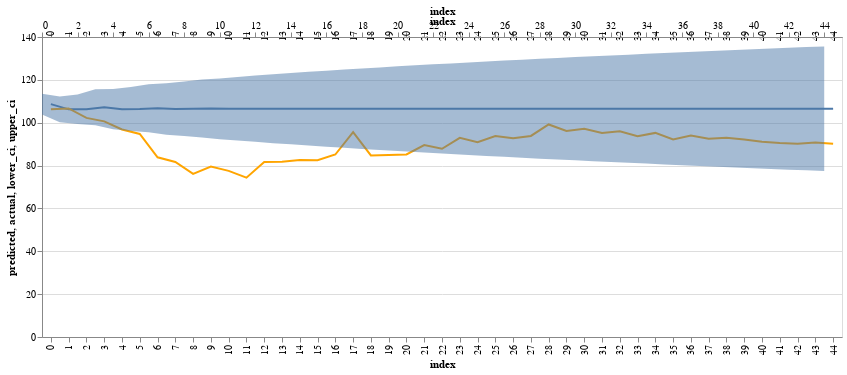

The notebook cell saved with this chart:
### Code cell
#TODO: fix top x-axis
line_predicted_elec + line_actual_elec + band_elec

### Figure 1 — Vega-Lite specification as saved in the notebook (floating-point values rounded to 4 significant figures)
{"config": {"view": {"continuousWidth": 400, "continuousHeight": 300}}, "layer": [{"mark": "line", "encoding": {"x": {"type": "ordinal", "field": "index"}, "y": {"type": "quantitative", "field": "predicted"}}, "width": 800}, {"mark": {"type": "line", "color": "orange"}, "encoding": {"x": {"type": "ordinal", "field": "index"}, "y": {"type": "quantitative", "field": "actual"}}, "width": 800}, {"mark": {"type": "area", "opacity": 0.5}, "encoding": {"x": {"type": "quantitative", "field": "index"}, "y": {"type": "quantitative", "field": "lower_ci"}, "y2": {"field": "upper_ci"}}, "width": 800}], "data": {"name": "data-a038e8ca6b9fe4254d9e7454a27d0236"}, "$schema": "https://vega.github.io/schema/vega-lite/v4.8.1.json", "datasets": {"data-a038e8ca6b9fe4254d9e7454a27d0236": [{"index": 0, "predicted": 108.7, "actual": 106.3, "lower_ci": 103.8, "upper_ci": 113.5}, {"index": 1, "predicted": 106.2, "actual": 106.7, "lower_ci": 100.2, "upper_ci": 112.3}, {"index": 2, "predicted": 106.3, "actual": 102.3, "lower_ci": 99.37, "upper_ci": 113.2}, {"index": 3, "predicted": 107.2, "actual": 100.6, "lower_ci": 98.77, "upper_ci": 115.6}, {"index": 4, "predicted": 106.3, "actual": 96.83, "lower_ci": 96.9, "upper_ci": 115.7}, {"index": 5, "predicted": 106.4, "actual": 94.75, "lower_ci": 96.19, "upper_ci": 116.7}, {"index": 6, "predicted": 106.8, "actual": 83.88, "lower_ci": 95.54, "upper_ci": 118.0}, {"index": 7, "predicted": 106.4, "actual": 81.66, "lower_ci": 94.41, "upper_ci": 118.4}, {"index": 8, "predicted": 106.5, "actual": 76.13, "lower_ci": 93.76, "upper_ci": 119.3}, {"index": 9, "predicted": 106.6, "actual": 79.54, "lower_ci": 93.11, "upper_ci": 120.1}, {"index": 10, "predicted": 106.5, "actual": 77.54, "lower_ci": 92.3, "upper_ci": 120.7}, {"index": 11, "predicted": 106.5, "actual": 74.34, "lower_ci": 91.7, "upper_ci": 121.3}, {"index": 12, "predicted": 106.6, "actual": 81.65, "lower_ci": 91.1, "upper_ci": 122.0}, {"index": 13, "predicted": 106.5, "actual": 81.79, "lower_ci": 90.45, "upper_ci": 122.6}, {"index": 14, "predicted": 106.5, "actual": 82.63, "lower_ci": 89.89, "upper_ci": 123.2}, {"index": 15, "predicted": 106.5, "actual": 82.47, "lower_ci": 89.34, "upper_ci": 123.7}, {"index": 16, "predicted": 106.5, "actual": 85.16, "lower_ci": 88.78, "upper_ci": 124.3}, {"index": 17, "predicted": 106.5, "actual": 95.63, "lower_ci": 88.26, "upper_ci": 124.8}, {"index": 18, "predicted": 106.5, "actual": 84.72, "lower_ci": 87.75, "upper_ci": 125.3}, {"index": 19, "predicted": 106.5, "actual": 84.94, "lower_ci": 87.25, "upper_ci": 125.8}, {"index": 20, "predicted": 106.5, "actual": 85.17, "lower_ci": 86.77, "upper_ci": 126.3}, {"index": 21, "predicted": 106.5, "actual": 89.54, "lower_ci": 86.29, "upper_ci": 126.8}, {"index": 22, "predicted": 106.5, "actual": 87.85, "lower_ci": 85.83, "upper_ci": 127.2}, {"index": 23, "predicted": 106.5, "actual": 92.93, "lower_ci": 85.37, "upper_ci": 127.7}, {"index": 24, "predicted": 106.5, "actual": 90.88, "lower_ci": 84.93, "upper_ci": 128.1}, {"index": 25, "predicted": 106.5, "actual": 93.83, "lower_ci": 84.49, "upper_ci": 128.6}, {"index": 26, "predicted": 106.5, "actual": 92.77, "lower_ci": 84.07, "upper_ci": 129.0}, {"index": 27, "predicted": 106.5, "actual": 93.82, "lower_ci": 83.65, "upper_ci": 129.4}, {"index": 28, "predicted": 106.5, "actual": 99.18, "lower_ci": 83.24, "upper_ci": 129.8}, {"index": 29, "predicted": 106.5, "actual": 96.18, "lower_ci": 82.84, "upper_ci": 130.2}, {"index": 30, "predicted": 106.5, "actual": 97.16, "lower_ci": 82.44, "upper_ci": 130.6}, {"index": 31, "predicted": 106.5, "actual": 95.17, "lower_ci": 82.05, "upper_ci": 131.0}, {"index": 32, "predicted": 106.5, "actual": 95.99, "lower_ci": 81.66, "upper_ci": 131.4}, {"index": 33, "predicted": 106.5, "actual": 93.73, "lower_ci": 81.29, "upper_ci": 131.8}, {"index": 34, "predicted": 106.5, "actual": 95.25, "lower_ci": 80.91, "upper_ci": 132.1}, {"index": 35, "predicted": 106.5, "actual": 92.14, "lower_ci": 80.54, "upper_ci": 132.5}, {"index": 36, "predicted": 106.5, "actual": 94.01, "lower_ci": 80.18, "upper_ci": 132.9}, {"index": 37, "predicted": 106.5, "actual": 92.51, "lower_ci": 79.82, "upper_ci": 133.2}, {"index": 38, "predicted": 106.5, "actual": 93.0, "lower_ci": 79.47, "upper_ci": 133.6}, {"index": 39, "predicted": 106.5, "actual": 92.18, "lower_ci": 79.12, "upper_ci": 133.9}, {"index": 40, "predicted": 106.5, "actual": 91.14, "lower_ci": 78.78, "upper_ci": 134.3}, {"index": 41, "predicted": 106.5, "actual": 90.5, "lower_ci": 78.44, "upper_ci": 134.6}, {"index": 42, "predicted": 106.5, "actual": 90.17, "lower_ci": 78.1, "upper_ci": 135.0}, {"index": 43, "predicted": 106.5, "actual": 90.8, "lower_ci": 77.77, "upper_ci": 135.3}, {"index": 44, "predicted": 106.5, "actual": 90.14, "lower_ci": 77.44, "upper_ci": 135.6}]}}
